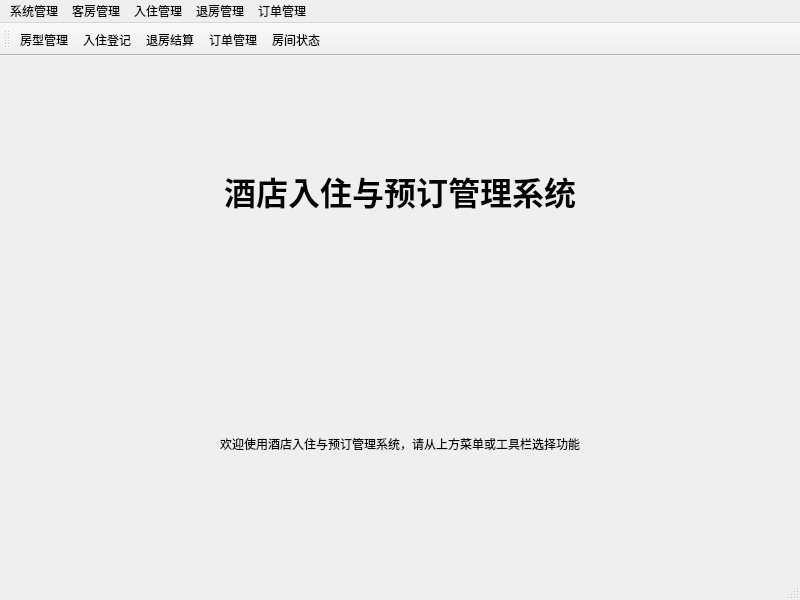
<?xml version="1.0" encoding="UTF-8"?>
<ui version="4.0">
 <class>MainWindow</class>
 <widget class="QMainWindow" name="MainWindow">
  <property name="geometry">
   <rect>
    <x>0</x>
    <y>0</y>
    <width>800</width>
    <height>600</height>
   </rect>
  </property>
  <property name="windowTitle">
   <string>酒店入住与预订管理系统</string>
  </property>
  <widget class="QWidget" name="centralWidget">
   <layout class="QVBoxLayout" name="verticalLayout">
    <item>
     <widget class="QLabel" name="label">
      <property name="text">
       <string>酒店入住与预订管理系统</string>
      </property>
      <property name="alignment">
       <set>Qt::AlignCenter</set>
      </property>
      <property name="font">
       <font>
        <family>Arial</family>
        <pointsize>24</pointsize>
        <weight>75</weight>
        <bold>true</bold>
       </font>
      </property>
     </widget>
    </item>
    <item>
     <widget class="QLabel" name="label_2">
      <property name="text">
       <string>欢迎使用酒店入住与预订管理系统，请从上方菜单或工具栏选择功能</string>
      </property>
      <property name="alignment">
       <set>Qt::AlignCenter</set>
      </property>
     </widget>
    </item>
   </layout>
  </widget>
  <widget class="QMenuBar" name="menuBar">
   <property name="geometry">
    <rect>
     <x>0</x>
     <y>0</y>
     <width>800</width>
     <height>26</height>
    </rect>
   </property>
   <widget class="QMenu" name="menu">
    <property name="title">
     <string>系统管理</string>
    </property>
    <addaction name="actionExit"/>
   </widget>
   <widget class="QMenu" name="menu_2">
    <property name="title">
     <string>客房管理</string>
    </property>
    <addaction name="actionRoomTypeManager"/>
    <addaction name="actionRoomStatus"/>
   </widget>
   <widget class="QMenu" name="menu_3">
    <property name="title">
     <string>入住管理</string>
    </property>
    <addaction name="actionCheckIn"/>
   </widget>
   <widget class="QMenu" name="menu_4">
    <property name="title">
     <string>退房管理</string>
    </property>
    <addaction name="actionCheckOut"/>
   </widget>
   <widget class="QMenu" name="menu_5">
    <property name="title">
     <string>订单管理</string>
    </property>
    <addaction name="actionOrderManager"/>
   </widget>
   <addaction name="menu"/>
   <addaction name="menu_2"/>
   <addaction name="menu_3"/>
   <addaction name="menu_4"/>
   <addaction name="menu_5"/>
  </widget>
  <widget class="QToolBar" name="mainToolBar">
   <attribute name="toolBarArea">
    <enum>TopToolBarArea</enum>
   </attribute>
   <attribute name="toolBarBreak">
    <bool>false</bool>
   </attribute>
   <addaction name="btnRoomType"/>
   <addaction name="btnCheckIn"/>
   <addaction name="btnCheckOut"/>
   <addaction name="btnOrder"/>
   <addaction name="btnRoomStatus"/>
  </widget>
  <widget class="QStatusBar" name="statusBar"/>
  <action name="actionRoomTypeManager">
   <property name="text">
    <string>房型管理</string>
   </property>
  </action>
  <action name="actionCheckIn">
   <property name="text">
    <string>入住登记</string>
   </property>
  </action>
  <action name="actionCheckOut">
   <property name="text">
    <string>退房结算</string>
   </property>
  </action>
  <action name="actionOrderManager">
   <property name="text">
    <string>订单管理</string>
   </property>
  </action>
  <action name="actionRoomStatus">
   <property name="text">
    <string>房间状态</string>
   </property>
  </action>
  <action name="actionExit">
   <property name="text">
    <string>退出</string>
   </property>
  </action>
  <action name="btnRoomType">
   <property name="text">
    <string>房型管理</string>
   </property>
   <property name="iconText">
    <string>房型管理</string>
   </property>
  </action>
  <action name="btnCheckIn">
   <property name="text">
    <string>入住登记</string>
   </property>
   <property name="iconText">
    <string>入住登记</string>
   </property>
  </action>
  <action name="btnCheckOut">
   <property name="text">
    <string>退房结算</string>
   </property>
   <property name="iconText">
    <string>退房结算</string>
   </property>
  </action>
  <action name="btnOrder">
   <property name="text">
    <string>订单管理</string>
   </property>
   <property name="iconText">
    <string>订单管理</string>
   </property>
  </action>
  <action name="btnRoomStatus">
   <property name="text">
    <string>房间状态</string>
   </property>
   <property name="iconText">
    <string>房间状态</string>
   </property>
  </action>
 </widget>
 <layoutdefault spacing="6" margin="11"/>
 <resources/>
 <connections/>
</ui>
